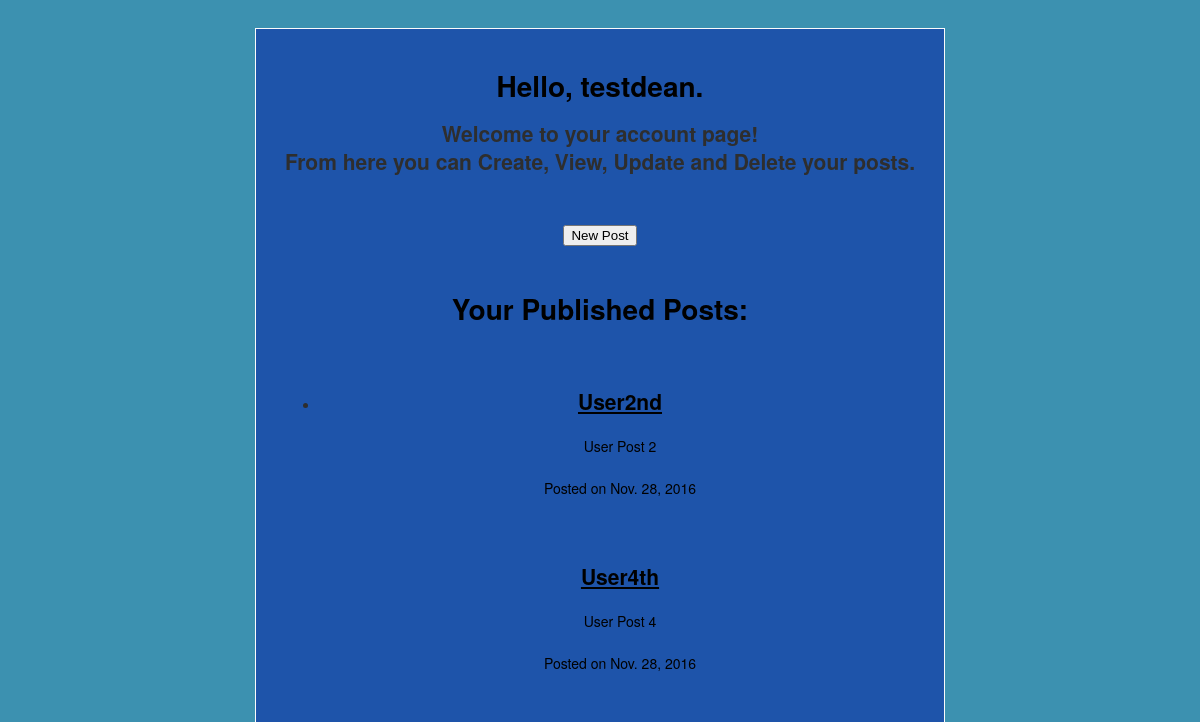
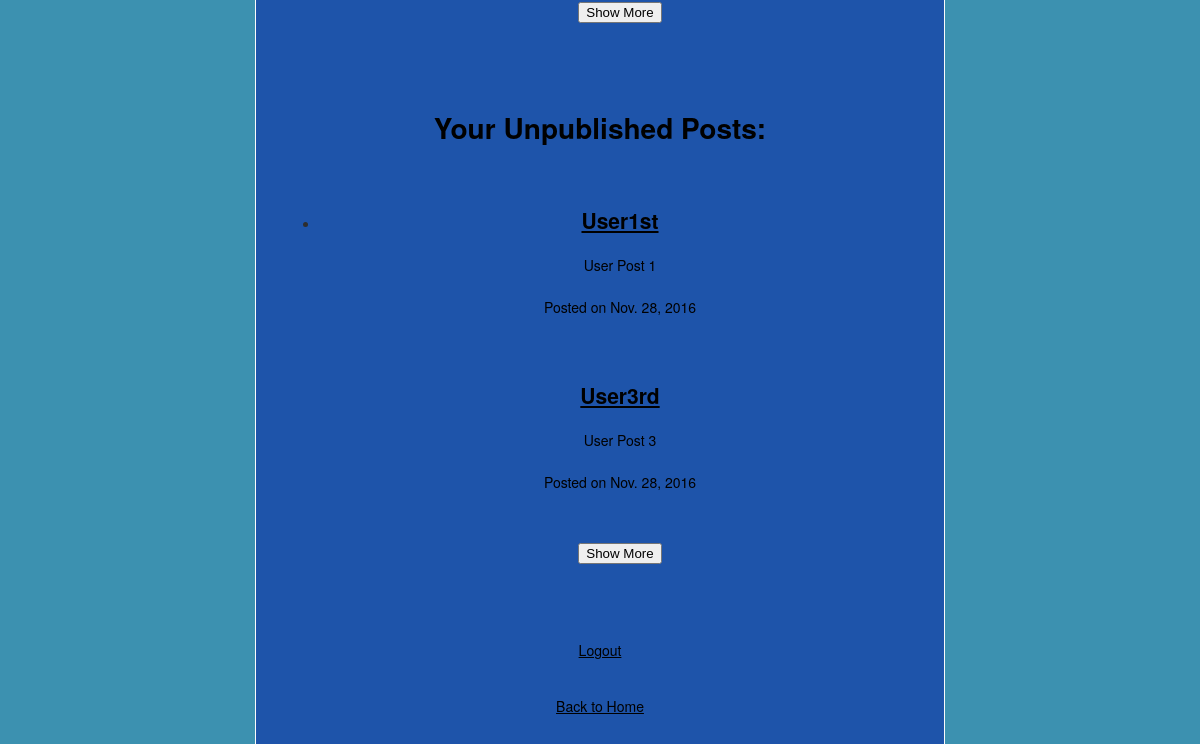
Before: /myposts/ (signed in) with the older database file (2 pictures, top to bottom).
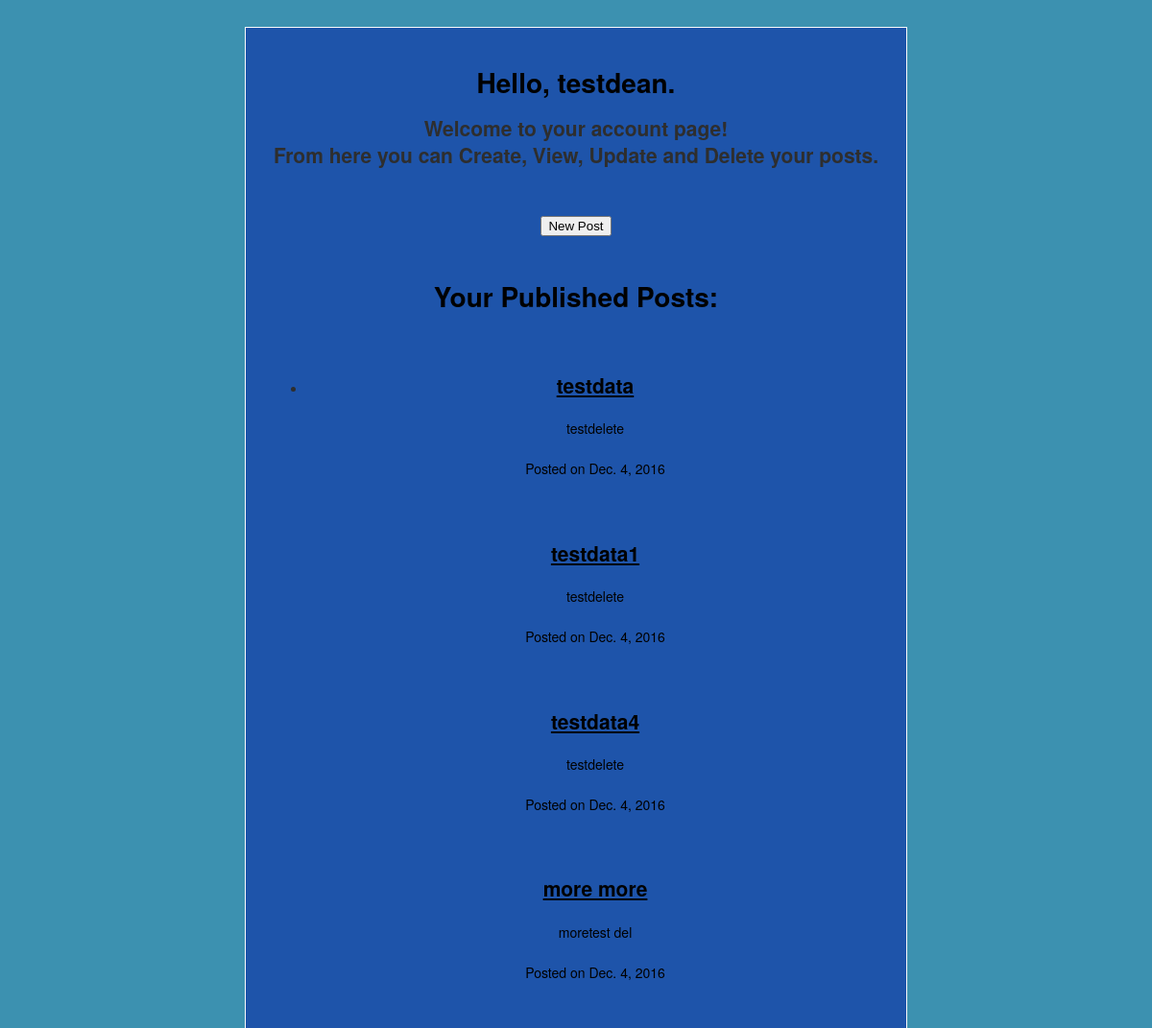
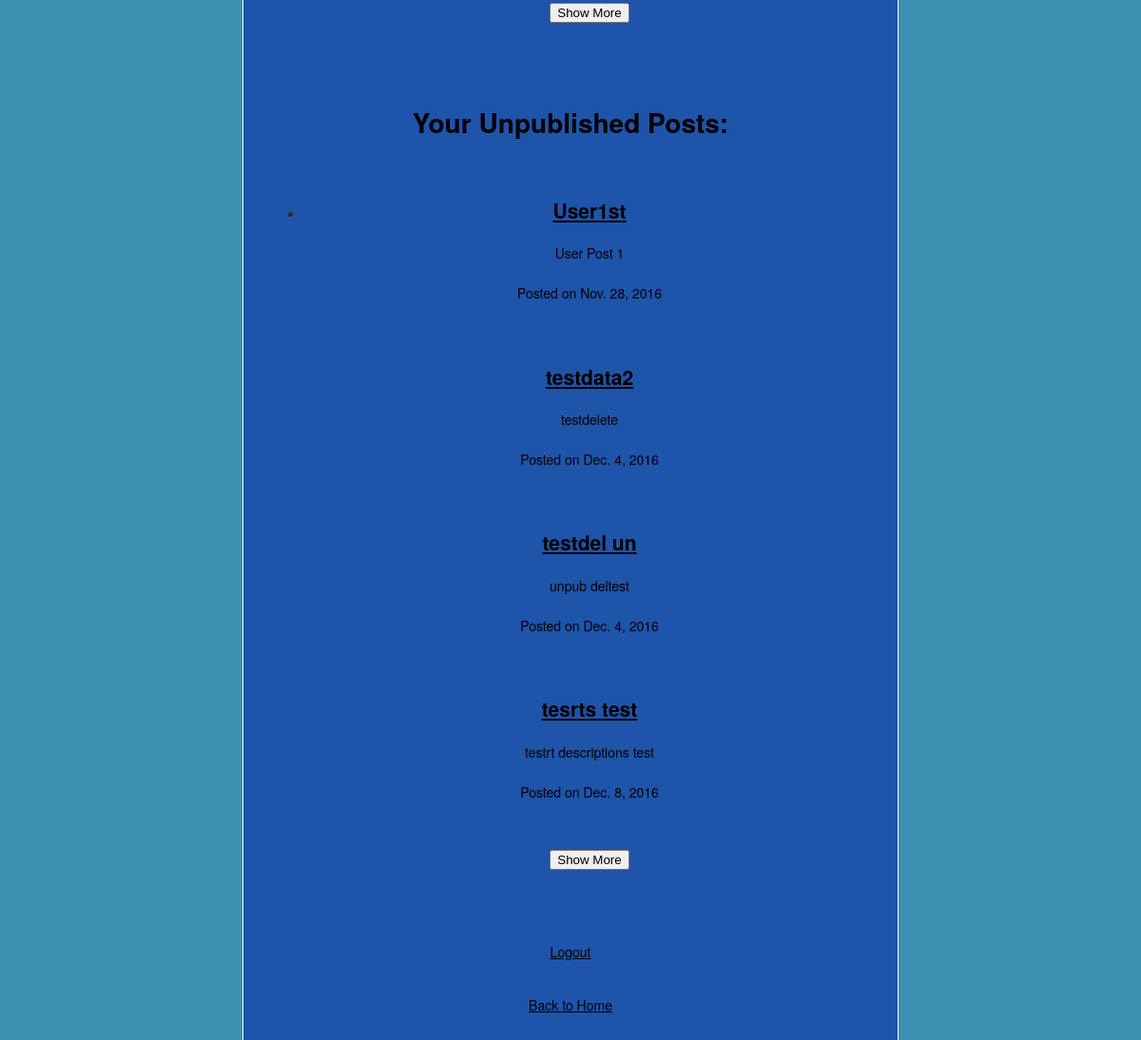
After: the same page with the newer database file (2 pictures, top to bottom).
### blog/models.py (models this page shows)
class Post(models.Model):
    title = models.CharField(max_length=255)
    slug = models.SlugField(unique=True, max_length=255)
    description = models.CharField(max_length=255)
    content = models.TextField()
    published = models.BooleanField(default=True)
    created = models.DateTimeField(auto_now_add=True)
    users_id = models.ForeignKey(User, models.SET_NULL, blank=True, null=True,)

### blog/views.py (the view)
# urls.py: url(r'^myposts/$', views.user_home, name='user_home'),
def user_home(request):
    if not request.user.id:
        return HttpResponseRedirect('/login/')
    allposts = Post.objects.filter(users_id_id=request.user.id)
    pubposts = []
    unpubposts = []
    for post in allposts:
        if post.published == True:
            pubposts.append(post)
        else:
            unpubposts.append(post)
    shpubposts = pubposts[:4]
    shmpubposts = pubposts[4:]
    shunpubposts = unpubposts[:4]
    shmunpubposts = unpubposts[4:]
    return render(request, 'blog/user_home.html', {'allposts': allposts, 'shpubposts': shpubposts, 'shmpubposts': shmpubposts, 'shunpubposts': shunpubposts, 'shmunpubposts': shmunpubposts, 'user': request.user})

### netmag/templates/blog/user_home.html (shortened to what this page needs)
{% extends "base.html" %}
{% load staticfiles %}
{% block content %}
<h1> Hello, {{ user.username }}.</h1>
<h2> Welcome to your account page! <br> From here you can Create, View, Update and Delete your posts.</h2>
<br>
    <button id="myBtn">New Post</button>
<br><br>
<h1>Your Published Posts:</h1><br>
<ul>
    <li>
        {% for post in shpubposts %}
            <div class="post">
                <h2>
                    <a href="{% url 'post' post.id %}">
                    {{post.title}}
                    </a>
                </h2>
                <p>{{post.description}}</p>
                <p>Posted on <time datetime="{{post.created|date:"c"}}">
                {{post.created|date}}</time>
                </p>
            </div><br>
        {% endfor %}
        <button id="shpubBtn">Show More</button>
    </li>
</ul><br><br>
<h1>Your Unpublished Posts:</h1><br>
<ul>
    <li>
        {% for post in shunpubposts %}
            <div class="post">
                <h2>
                    <a href="{% url 'post' post.id %}">
                    {{post.title}}
                    </a>
                </h2>
                <p>{{post.description}}</p>
                <p>Posted on <time datetime="{{post.created|date:"c"}}">
                {{post.created|date}}</time>
                </p>
            </div><br>
        {% endfor %}
        <button id="shunpubBtn">Show More</button>
    </li>
</ul><br><br>
<a href="{% url 'logout' %}">Logout</a><br><br>
<a href="{% url 'index' %}">Back to Home</a><br><br>
{% endblock %}

Changed rows visible on the page:
removed Post: title "User2nd", description "User Post 2", created "Nov. 28, 2016", shown under "Your Published Posts:"
removed Post: title "User4th", description "User Post 4", created "Nov. 28, 2016", shown under "Your Published Posts:"
removed Post: title "User3rd", description "User Post 3", created "Nov. 28, 2016", shown under "Your Unpublished Posts:"
added Post: title "testdata", description "testdelete", created "Dec. 4, 2016", shown under "Your Published Posts:"
added Post: title "testdata1", description "testdelete", created "Dec. 4, 2016", shown under "Your Published Posts:"
added Post: title "testdata4", description "testdelete", created "Dec. 4, 2016", shown under "Your Published Posts:"
added Post: title "more more", description "moretest del", created "Dec. 4, 2016", shown under "Your Published Posts:"
added Post: title "testdata2", description "testdelete", created "Dec. 4, 2016", shown under "Your Unpublished Posts:"
added Post: title "testdel un", description "unpub deltest", created "Dec. 4, 2016", shown under "Your Unpublished Posts:"
added Post: title "tesrts test", description "testrt descriptions test", created "Dec. 8, 2016", shown under "Your Unpublished Posts:"
